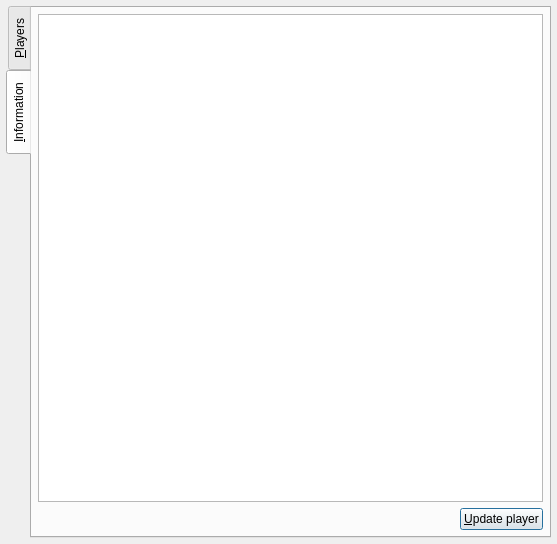
<ui version="4.0" >
 <class>PlayerDialog</class>
 <widget class="QDialog" name="PlayerDialog" >
  <property name="geometry" >
   <rect>
    <x>0</x>
    <y>0</y>
    <width>557</width>
    <height>544</height>
   </rect>
  </property>
  <property name="windowTitle" >
   <string>Player Database</string>
  </property>
  <layout class="QGridLayout" >
   <item row="0" column="0" >
    <widget class="QTabWidget" name="tabs" >
     <property name="tabPosition" >
      <enum>QTabWidget::West</enum>
     </property>
     <property name="tabShape" >
      <enum>QTabWidget::Rounded</enum>
     </property>
     <property name="currentIndex" >
      <number>1</number>
     </property>
     <widget class="QWidget" name="playerWidget" >
      <attribute name="title" >
       <string>&amp;Players</string>
      </attribute>
      <layout class="QGridLayout" >
       <item row="0" column="0" >
        <widget class="QLabel" name="label" >
         <property name="text" >
          <string>&amp;Find:</string>
         </property>
         <property name="buddy" >
          <cstring>filterEdit</cstring>
         </property>
        </widget>
       </item>
       <item row="0" column="1" colspan="2" >
        <widget class="QLineEdit" name="filterEdit" />
       </item>
       <item row="1" column="0" colspan="4" >
        <widget class="QListView" name="playersView" />
       </item>
       <item row="2" column="1" >
        <spacer>
         <property name="orientation" >
          <enum>Qt::Horizontal</enum>
         </property>
         <property name="sizeHint" >
          <size>
           <width>40</width>
           <height>20</height>
          </size>
         </property>
        </spacer>
       </item>
       <item row="2" column="2" >
        <widget class="QPushButton" name="showButton" >
         <property name="text" >
          <string>&amp;Show player</string>
         </property>
         <property name="default" >
          <bool>true</bool>
         </property>
        </widget>
       </item>
       <item row="2" column="3" >
        <widget class="QPushButton" name="updateButton" >
         <property name="text" >
          <string>&amp;Update list</string>
         </property>
         <property name="default" >
          <bool>true</bool>
         </property>
        </widget>
       </item>
      </layout>
     </widget>
     <widget class="QWidget" name="infoWidget" >
      <attribute name="title" >
       <string>&amp;Information</string>
      </attribute>
      <layout class="QGridLayout" >
       <item row="0" column="0" colspan="2" >
        <widget class="QTextBrowser" name="playerView" />
       </item>
       <item row="1" column="0" >
        <spacer>
         <property name="orientation" >
          <enum>Qt::Horizontal</enum>
         </property>
         <property name="sizeHint" >
          <size>
           <width>40</width>
           <height>20</height>
          </size>
         </property>
        </spacer>
       </item>
       <item row="1" column="1" >
        <widget class="QPushButton" name="updatePlayerButton" >
         <property name="text" >
          <string>&amp;Update player</string>
         </property>
         <property name="default" >
          <bool>true</bool>
         </property>
        </widget>
       </item>
      </layout>
     </widget>
    </widget>
   </item>
  </layout>
 </widget>
 <layoutdefault spacing="6" margin="6" />
 <tabstops>
  <tabstop>showButton</tabstop>
  <tabstop>playerView</tabstop>
 </tabstops>
 <resources/>
 <connections/>
</ui>
